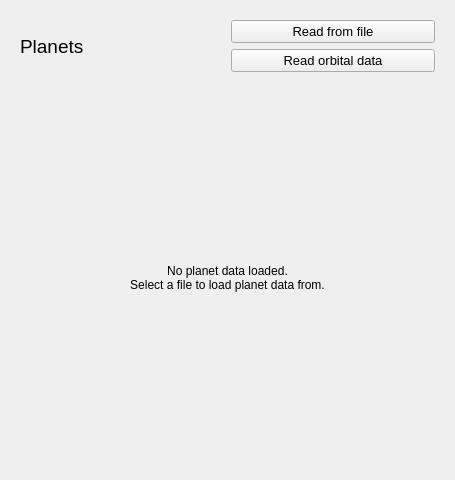
<?xml version="1.0" encoding="UTF-8"?>
<ui version="4.0">
 <class>PlanetsWidget</class>
 <widget class="QWidget" name="PlanetsWidget">
  <property name="geometry">
   <rect>
    <x>0</x>
    <y>0</y>
    <width>455</width>
    <height>480</height>
   </rect>
  </property>
  <property name="windowTitle">
   <string>Form</string>
  </property>
  <layout class="QVBoxLayout" name="verticalLayout">
   <item>
    <widget class="QWidget" name="headerWidget" native="true">
     <layout class="QHBoxLayout" name="horizontalLayout">
      <item>
       <widget class="QLabel" name="planetsHeading">
        <property name="font">
         <font>
          <pointsize>14</pointsize>
         </font>
        </property>
        <property name="text">
         <string>Planets</string>
        </property>
       </widget>
      </item>
      <item>
       <layout class="QVBoxLayout" name="buttonsLayout">
        <item>
         <widget class="QPushButton" name="readPlanetsButton">
          <property name="font">
           <font>
            <pointsize>10</pointsize>
           </font>
          </property>
          <property name="text">
           <string>Read from file</string>
          </property>
         </widget>
        </item>
        <item>
         <widget class="QPushButton" name="readOrbitalDataButton">
          <property name="font">
           <font>
            <pointsize>10</pointsize>
           </font>
          </property>
          <property name="text">
           <string>Read orbital data</string>
          </property>
         </widget>
        </item>
       </layout>
      </item>
     </layout>
    </widget>
   </item>
   <item>
    <widget class="QStackedWidget" name="stackedWidget">
     <property name="currentIndex">
      <number>0</number>
     </property>
     <widget class="QWidget" name="noPlanetDataPage">
      <layout class="QVBoxLayout" name="verticalLayout_3">
       <item>
        <widget class="QLabel" name="noPlanetDataLabel">
         <property name="text">
          <string>No planet data loaded.
Select a file to load planet data from.</string>
         </property>
         <property name="alignment">
          <set>Qt::AlignmentFlag::AlignCenter</set>
         </property>
        </widget>
       </item>
      </layout>
     </widget>
     <widget class="QWidget" name="tablePage">
      <layout class="QVBoxLayout" name="verticalLayout_2">
       <item>
        <widget class="QTableView" name="planetsTable">
         <property name="styleSheet">
          <string notr="true">background: white;</string>
         </property>
         <property name="frameShape">
          <enum>QFrame::Shape::Box</enum>
         </property>
         <property name="frameShadow">
          <enum>QFrame::Shadow::Plain</enum>
         </property>
         <property name="editTriggers">
          <set>QAbstractItemView::EditTrigger::NoEditTriggers</set>
         </property>
        </widget>
       </item>
      </layout>
     </widget>
    </widget>
   </item>
  </layout>
 </widget>
 <resources/>
 <connections/>
</ui>
